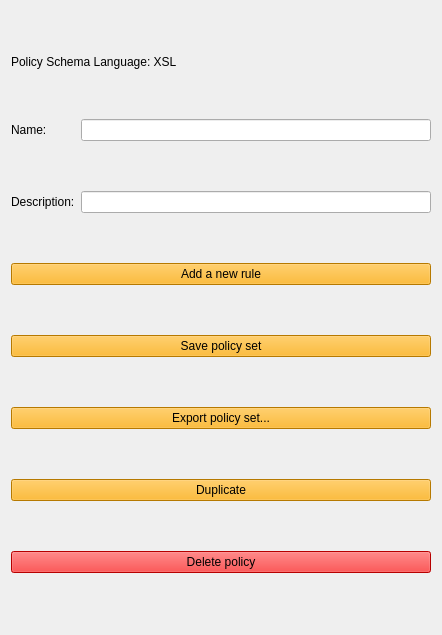
<?xml version="1.0" encoding="UTF-8"?>
<ui version="4.0">
 <class>XsltPolicyMenu</class>
 <widget class="QFrame" name="XsltPolicyMenu">
  <property name="geometry">
   <rect>
    <x>0</x>
    <y>0</y>
    <width>442</width>
    <height>635</height>
   </rect>
  </property>
  <property name="sizePolicy">
   <sizepolicy hsizetype="Expanding" vsizetype="Expanding">
    <horstretch>0</horstretch>
    <verstretch>0</verstretch>
   </sizepolicy>
  </property>
  <layout class="QGridLayout" name="gridLayout">
   <item row="6" column="0" colspan="2">
    <widget class="QPushButton" name="duplicatePolicy">
     <property name="focusPolicy">
      <enum>Qt::NoFocus</enum>
     </property>
     <property name="styleSheet">
      <string notr="true">background-color: rgb(255, 170, 0);
selection-background-color: rgb(255, 170, 0);
</string>
     </property>
     <property name="text">
      <string>Duplicate</string>
     </property>
    </widget>
   </item>
   <item row="1" column="0">
    <widget class="QLabel" name="labelTitle">
     <property name="text">
      <string>Name:</string>
     </property>
    </widget>
   </item>
   <item row="3" column="0" colspan="2">
    <widget class="QPushButton" name="addNewRule">
     <property name="focusPolicy">
      <enum>Qt::NoFocus</enum>
     </property>
     <property name="styleSheet">
      <string notr="true">background-color: rgb(255, 170, 0);
selection-background-color: rgb(255, 170, 0);
</string>
     </property>
     <property name="text">
      <string>Add a new rule</string>
     </property>
    </widget>
   </item>
   <item row="5" column="0" colspan="2">
    <widget class="QPushButton" name="savePolicyTo">
     <property name="focusPolicy">
      <enum>Qt::NoFocus</enum>
     </property>
     <property name="styleSheet">
      <string notr="true">background-color: rgb(255, 170, 0);
selection-background-color: rgb(255, 170, 0);</string>
     </property>
     <property name="text">
      <string>Export policy set...</string>
     </property>
    </widget>
   </item>
   <item row="7" column="0" colspan="2">
    <widget class="QPushButton" name="deletePolicy">
     <property name="focusPolicy">
      <enum>Qt::NoFocus</enum>
     </property>
     <property name="styleSheet">
      <string notr="true">background-color: rgb(255, 0, 0);
selection-background-color: rgb(255, 0, 0);
</string>
     </property>
     <property name="text">
      <string>Delete policy</string>
     </property>
    </widget>
   </item>
   <item row="1" column="1">
    <widget class="QLineEdit" name="title"/>
   </item>
   <item row="4" column="0" colspan="2">
    <widget class="QPushButton" name="savePolicy">
     <property name="focusPolicy">
      <enum>Qt::NoFocus</enum>
     </property>
     <property name="styleSheet">
      <string notr="true">background-color: rgb(255, 170, 0);
selection-background-color: rgb(255, 170, 0);
</string>
     </property>
     <property name="text">
      <string>Save policy set</string>
     </property>
    </widget>
   </item>
   <item row="0" column="0" colspan="2">
    <widget class="QLabel" name="label">
     <property name="sizePolicy">
      <sizepolicy hsizetype="Fixed" vsizetype="Fixed">
       <horstretch>0</horstretch>
       <verstretch>0</verstretch>
      </sizepolicy>
     </property>
     <property name="maximumSize">
      <size>
       <width>16777215</width>
       <height>16777215</height>
      </size>
     </property>
     <property name="text">
      <string>Policy Schema Language: XSL</string>
     </property>
    </widget>
   </item>
   <item row="2" column="0">
    <widget class="QLabel" name="label_2">
     <property name="text">
      <string>Description:</string>
     </property>
    </widget>
   </item>
   <item row="2" column="1">
    <widget class="QLineEdit" name="description"/>
   </item>
  </layout>
 </widget>
 <resources/>
 <connections/>
</ui>
